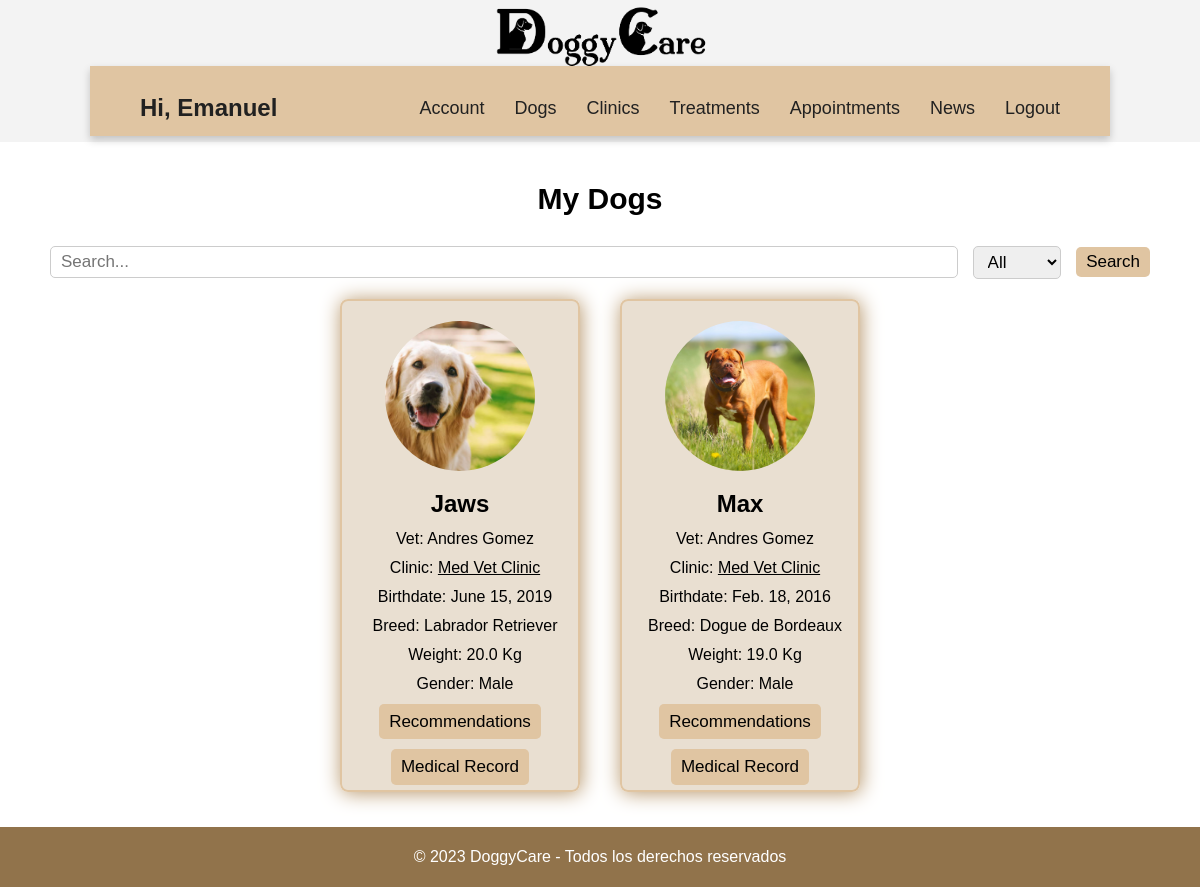
The page /owner/my_dogs/ (signed in) on the database its author committed.
### accounts/models.py (models this page shows, shortened)
class User(AbstractUser):
    email = models.EmailField(unique=True)
    is_vet = models.BooleanField(default=False)
    is_owner = models.BooleanField(default=False)

class Vet(models.Model):
    SPECIALTY_CHOICES = (
        ('General Medicine', 'General Medicine'),
        ('Surgery', 'Surgery'),
        ('Dermatology', 'Dermatology'),
        ('Ophthalmology', 'Ophthalmology'),
        ('Cardiology', 'Cardiology'),
        ('Neurology', 'Neurology'),
        ('Dentistry', 'Dentistry'),
        ('Orthopedics', 'Orthopedics'),
        ('Internal Medicine', 'Internal Medicine'),
        ('Oncology', 'Oncology'),
        ('Rehabilitation and Physical Therapy', 'Rehabilitation and Physical Therapy'),
        ('Animal Behavior', 'Animal Behavior'),
        ('Emergency and Critical Care Medicine', 'Emergency and Critical Care Medicine'),
        ('Radiology and Diagnostic Imaging', 'Radiology and Diagnostic Imaging'),
        ('Preventive Medicine', 'Preventive Medicine'),
        ('Holistic Medicine', 'Holistic Medicine'),
    )
    user = models.OneToOneField(User, on_delete=models.CASCADE, primary_key=True, related_name='vet')
    identification = models.CharField(max_length=10, validators=[validate_numeric])
    name = models.CharField(max_length=50)
    birthdate = models.DateField(validators=[validate_age])
    telephone = models.CharField(max_length=50, validators=[validate_numeric])
    specialty = models.CharField(max_length=100, choices=SPECIALTY_CHOICES)
    experience = models.PositiveIntegerField()
    clinic = models.IntegerField()
    rating= models.DecimalField(max_digits=3, decimal_places=2, default=0.0)

class clinic_info(models.Model):
    id = models.AutoField(primary_key= True)
    name = models.CharField(blank= False, max_length=50)
    address = models.CharField(blank= False, max_length=50)
    place = models.CharField(blank= False, max_length=100)
    phone = models.CharField(blank= False, max_length=50)
    description = models.TextField(blank= False, max_length=400)
    opening_hours = models.CharField(blank= False, max_length=200)
    rating = models.DecimalField(max_digits=3, decimal_places=2, blank= True, null=True)
    image= models.ImageField(upload_to='images/')
    vet = models.ForeignKey(Vet, on_delete=models.CASCADE,null=True, blank=True)

### vet/models.py (models this page shows, shortened)
class Dog(models.Model):
    GENDER_CHOICES = (
    ('Male', 'Male'),
    ('Female', 'Female'),
    )
    image= models.ImageField(upload_to='images/')
    id= models.AutoField(primary_key= True)
    owner= models.ForeignKey(Owner, on_delete=models.CASCADE)
    name= models.CharField(blank= False, max_length=20)
    breed= models.ForeignKey(breed, on_delete=models.CASCADE)
    birthdate= models.DateField(blank= False, validators=[validate_minor])
    weight= models.FloatField(blank= False)
    gender= models.CharField(blank= False, max_length=10, choices=GENDER_CHOICES)
    vaccination_card = models.ForeignKey(vaccination_card, on_delete=models.CASCADE,null=True,blank = True)
    vet= models.ForeignKey(Vet, on_delete=models.CASCADE)

class breed(models.Model):
    name= models.CharField(blank= False, max_length=40)
    def __str__(self):
        return self.name

### owner/views.py (the view, shortened to what this page needs)
# urls.py: path('my_dogs/', views.my_dogs, name='my_dogs'),
@login_required
@owner_required
def my_dogs(request):
    search_term = request.GET.get('searchTerm')
    filter_by = request.GET.get('filter')
    dogs = Dog.objects.filter(owner=request.user.owner)
    clinics = clinic_info.objects.all()
    return render(request, 'my_dogs.html', {'dogs': dogs, 'clinics':clinics})

### owner/templates/my_dogs.html (shortened to what this page needs)
<!DOCTYPE html>
{% extends 'base_o.html' %}
{% load static %}
    {% block additional_styles %}
    <link rel="stylesheet" href="{% static 'css/owner/my_dogs.css' %}">
    {% endblock additional_styles %}
        {% block content %}
        <div class= "title">
            <h2>My Dogs</h2>
        </div>
        <form action="" class="search-bar">
            <input type="text" class="form-control" name="searchTerm" placeholder="Search...">
            <div class="search-filter">
                <select class="form-control" name="filter">
                    <option value="all">All</option>
                </select>
            </div>
            <button type="submit" class="btn btn-primary">Search</button>
        </form>
        <div class="dog-list">
            {% for dog in dogs %}
            <div class="dog-card">
                    <img src="{{ dog.image.url }}" alt="Image">
                <div class="card-content p-3 mx-2">
                    <h2>{{ dog.name }}</h2>
                    <p>Vet: {{ dog.vet.name }} </p>
                    {% for clinic in clinics %}
                        {% if clinic.id == dog.vet.clinic %}
                            <p>Clinic:
                                <a href="{% url 'all_clinics' %}?searchClinic={{ clinic.name }}&filterClinic=all" target="_blank" style="color: black;">{{ clinic.name }}</a>
                            </p>
                        {% endif %}
                    {% endfor %}
                    <p>Birthdate: {{ dog.birthdate }} </p>
                    <p>Breed: {{ dog.breed }} </p>
                    <p>Weight: {{ dog.weight }} Kg</p>
                    <p>Gender: {{ dog.gender }} </p>
                    <div class="card-button">
                        <a href="" class="btn">Recommendations</a>
                        <a href="{% url 'medical_record_o' dog_id=dog.id %}" class="btn">Medical Record</a>
                    </div>
                </div>
            </div>
            {% endfor %}
        </div>
        {% endblock content %}

### owner/templates/base_o.html (shortened to what this page needs)
<!DOCTYPE html>
{% load static %}
<html lang="en">
    <head>
        <link rel="stylesheet" href="{% static 'css/owner/base_o.css' %}">
        {% block additional_styles %}
        {% endblock additional_styles %}
    </head>
    <body>
        <header>
            <div class="container-top-bar">
                <div class="top-bar">
                    <a href="{% url 'home' %}">
                        <img src="{% static 'img/logo.png' %}" alt="Logo">
                    </a>
                </div>
        </div>
        <nav class="nav-bar">
            <div class="greeting">
                {% if user.is_authenticated %}
                <h3>Hi, {{ user.username }}</h3>
                {% endif %}
            </div>
            <div class="tabs">
                <ul>
                    <li><a href="{% url 'manage_owner' %}">Account</a></li>
                    <li><a href="{% url 'my_dogs' %}">Dogs</a></li>
                    <li><a href="{% url 'all_clinics' %}">Clinics</a></li>
                    <li><a href="{% url 'all_treatments' %}">Treatments</a></li>
                    <li><a href="{% url 'appointments_o' %}">Appointments</a></li>
                    <li><a href="{% url 'all_news' %}">News</a></li>
                    <li><a href="{% url 'logout' %}">Logout</a></li>
                </ul>
            </div>
        </nav>
        </header>
        <main>
            {% block content %}
            {% endblock content%}
        </main>
    </body>
    <footer>
        <div>
            <p>&copy; 2023 DoggyCare - Todos los derechos reservados</p>
        </div>
    </footer>
</html>

### static/css/owner/base_o.css (style rules this page uses)
html { font-family: "Poppins", sans-serif; line-height: 1.15; -webkit-text-size-adjust: 100%; -webkit-tap-highlight-color: rgba(0, 0, 0, 0); }
body { margin: 0; font-size: 1rem; line-height: 1.5; text-align: left; }
.container-top-bar { position: absolute; top: 0; width: 100%; height: 16%; background-color: #F3F3F3; z-index: 0; }
.top-bar { display:flex; margin-top:5px; text-align: center; font-weight: 800; justify-content: center; }
.top-bar img { height: 62px; margin-left: 20px; margin-right: 20px; margin-top: 1px; }
h3 { font-size: 1.5rem; color: #212121; }
h2 { text-align: center; }
.nav-bar { margin-top: 5.5%; height: 70px; width: 85%; position: relative; left: 50%; transform: translateX(-50%); background-color: #e0c5a2; display:flex; flex-wrap: wrap; align-items: center; justify-content: space-between; box-shadow: 0 4px 8px rgba(0, 0, 0, 0.2); }
.greeting { margin-left: 50px; font-size: 30px; }
.tabs { margin-right: 50px; display: flex; flex-wrap: wrap; align-items: center; justify-content: space-between; }
.tabs ul { display: flex; }
.tabs li { margin-left: 30px; font-size: 16px; list-style-type: none; }
.nav-bar a { font-weight: 300; font-size: 18px; color: #212121; text-decoration: none; transition: color 0.3s }
footer { background-color: rgb(145, 115, 75); color: #fff; padding: 2px 0; text-align:center; width: 100%; bottom: 0; }

### static/css/owner/my_dogs.css (style rules this page uses)
main { margin-top: 15px; margin-bottom: 15px; font-family: "Poppins", sans-serif; }
.title { text-align: center; align-content: center; font-size: 20px; font-weight: bold; }
.search-bar { display: flex; align-items: center; padding: 0 50px 0; }
.form-control { padding: 5px 10px; margin-right: 15px; font-size: 17px; border: 1px solid #ccc; border-radius: 5px; width: 100%; }
.search-filter { width: 10%; margin-right: 15px; }
.btn { padding: 5px 10px; font-size: 17px; text-decoration: none; background-color: #e0c5a2; color: #000000; border: none; border-radius: 5px; cursor: pointer; }
.dog-list { padding: 0 10px; display: flex; flex-wrap: wrap; justify-content: center; }
.dog-card { border-radius: 8px; box-shadow: 1px 1px 20px rgb(182, 149, 105); overflow: hidden; width: 20%; margin: 20px; float: left; padding: auto; transition: transform 0.3s ease; background-color: rgb(182, 149, 105, 0.3); border: 2px solid #e0c5a2; }
.dog-card img { padding: 10px; width: 150px; height: 150px; border-radius: 50%; object-fit: cover; display: block; margin: 0 auto; margin-top: 10px; }
.dog-card h2 { text-align: center; margin: 5px; }
.card-content p { margin: 0 0 3px; margin-left: 10px; margin-top: 5px; text-align: center; }
.card-button { padding: 5px; display: flex; flex-direction: column; align-items: center; gap: 10px; }

### rows shown on the page
User: username "Emanuel"
Dog: image (picture), name "Jaws", vet.name "Andres Gomez", birthdate "June 15, 2019", breed "Labrador Retriever", weight "20.0", gender "Male"
clinic_info: name "Med Vet Clinic"
Dog: image (picture), name "Max", vet.name "Andres Gomez", birthdate "Feb. 18, 2016", breed "Dogue de Bordeaux", weight "19.0", gender "Male"
